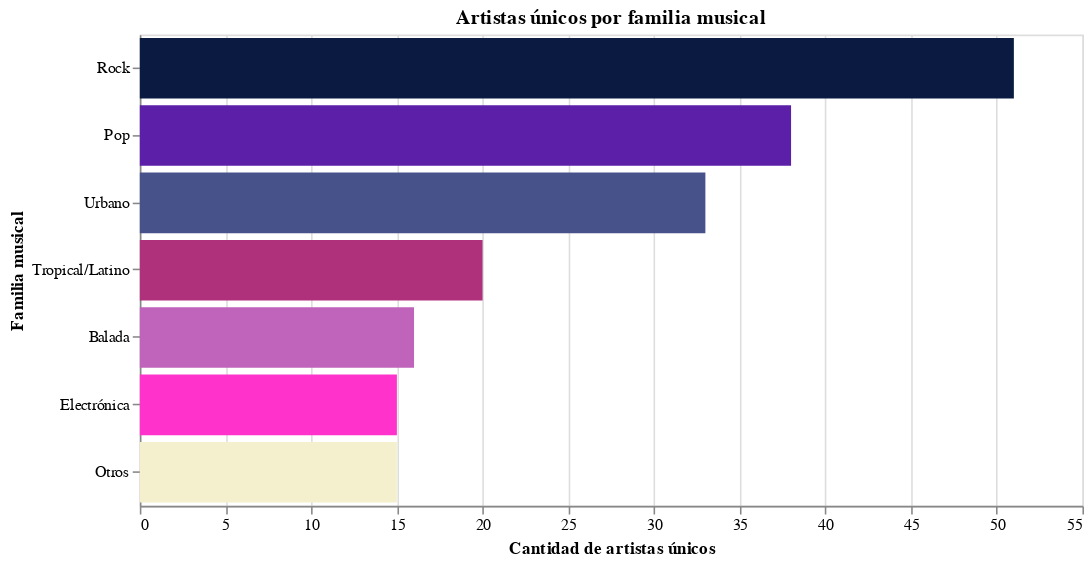

Notebook cell for this chart:
### Code cell
import pandas as pd
import altair as alt

# Cargar datos
source = pd.read_csv('/content/drive/MyDrive/concierto_database_limpia_2.csv', delimiter=';')

# Formatear fechas y eliminar cancelados
source['Fecha'] = pd.to_datetime(source['Fecha'], format='%d-%m-%Y', errors='coerce')
source = source[source['Cancelado'] != 1]

# Clasificación
def clasificar_familia(genero):
    g = str(genero).lower().strip()
    if g in ['reggaeton', 'trap', 'rap', 'hip hop', 'urbana']:
        return 'Urbano'
    elif g in ['rock', 'rock & roll', 'metal', 'heavy metal', 'punk']:
        return 'Rock'
    elif g in ['pop', 'pop balada', 'pop rock', 'trippy pop', 'k-pop']:
        return 'Pop'
    elif g in ['balada']:
        return 'Balada'
    elif g in ['electronica', 'disco']:
        return 'Electrónica'
    elif g in ['salsa', 'cumbia', 'mariachi', 'ranchera', 'vallenato', 'rumba', 'ska', 'reggae']:
        return 'Tropical/Latino'
    else:
        return 'Otros'

# Aplicar clasificación
source['Familia_musical'] = source['Genero_musical'].apply(clasificar_familia)

# Quitar duplicados para que cada artista cuente una sola vez por familia musical
artistas_unicos = source[['Artista', 'Familia_musical']].drop_duplicates()

# Contar artistas únicos por familia musical
conteo_familias = artistas_unicos.groupby('Familia_musical').size().reset_index(name='Cantidad')

# Ordenar con "Otros" al final
conteo_familias['orden'] = conteo_familias['Familia_musical'].apply(lambda x: 99 if x == 'Otros' else 0)
conteo_familias = conteo_familias.sort_values(['orden', 'Cantidad'], ascending=[True, False]).drop(columns='orden')

colores = ['#080D21', '#46007E', '#3F4270', '#A20264', '#A34EA0', '#FF05BB', '#F4F0CD']

# Crear un diccionario con las familias y los géneros que agrupan
familias_generos = {
    'Urbano': ['reggaeton', 'trap', 'rap', 'hip hop', 'urbana'],
    'Rock': ['rock', 'rock & roll', 'metal', 'heavy metal', 'punk'],
    'Pop': ['pop', 'pop balada', 'pop rock', 'trippy pop', 'k-pop'],
    'Balada': ['balada'],
    'Electrónica': ['electronica', 'disco'],
    'Tropical/Latino': ['salsa', 'cumbia', 'mariachi', 'ranchera', 'vallenato', 'rumba', 'ska', 'reggae', 'folclore chileno'],
    'Otros': ['r&b', 'soul','clasica','cuarteto', 'instrumental',  'infantil']
}

# Añadir columna con géneros como string separados por coma
conteo_familias['Géneros agrupados'] = conteo_familias['Familia_musical'].map(
    lambda f: ', '.join(familias_generos.get(f, []))
)
# Ordenar conteo_familias por cantidad descendente
conteo_familias = conteo_familias.sort_values('Cantidad', ascending=False).reset_index(drop=True)

# Obtener el orden de las familias musicales (según cantidad)
orden_familias = conteo_familias['Familia_musical'].tolist()

# Asignar colores según ese orden (considerando que tienes tantos colores como familias)
colores_ordenados = ['#0A1A40', '#5B1FA8', '#47528B', '#B0317B', '#C063BA', '#FF33CC', '#F4F0CD']
# Si hay menos familias que colores, corta la lista; si hay más, puedes ajustar o repetir
colores_asignados = colores_ordenados[:len(orden_familias)]

# Mapear familia a color
color_domain = orden_familias
color_range = colores_asignados

chart = alt.Chart(conteo_familias).mark_bar().encode(
    y=alt.Y('Familia_musical:N', sort=orden_familias, title='Familia musical'),
    x=alt.X('Cantidad:Q', title='Cantidad de artistas únicos'),
    color=alt.Color('Familia_musical:N',
                    scale=alt.Scale(domain=color_domain, range=color_range),
                    legend=None),
    tooltip=['Familia_musical', 'Cantidad', 'Géneros agrupados']
).properties(
    width=600,
    height=300,
    title='Artistas únicos por familia musical'
)
chart

### Figure 1 — Vega-Lite specification as saved in the notebook (floating-point values rounded to 4 significant figures)
{"config": {"view": {"continuousWidth": 300, "continuousHeight": 300}}, "data": {"name": "data-2ea1cbe35ecf9c3ca37d3b38d4a0de12"}, "mark": {"type": "bar"}, "encoding": {"color": {"field": "Familia_musical", "legend": null, "scale": {"domain": ["Rock", "Pop", "Urbano", "Tropical/Latino", "Balada", "Electrónica", "Otros"], "range": ["#0A1A40", "#5B1FA8", "#47528B", "#B0317B", "#C063BA", "#FF33CC", "#F4F0CD"]}, "type": "nominal"}, "tooltip": [{"field": "Familia_musical", "type": "nominal"}, {"field": "Cantidad", "type": "quantitative"}, {"field": "Géneros agrupados", "type": "nominal"}], "x": {"field": "Cantidad", "title": "Cantidad de artistas únicos", "type": "quantitative"}, "y": {"field": "Familia_musical", "sort": ["Rock", "Pop", "Urbano", "Tropical/Latino", "Balada", "Electrónica", "Otros"], "title": "Familia musical", "type": "nominal"}}, "height": 300, "title": "Artistas únicos por familia musical", "width": 600, "$schema": "https://vega.github.io/schema/vega-lite/v5.20.1.json", "datasets": {"data-2ea1cbe35ecf9c3ca37d3b38d4a0de12": [{"Familia_musical": "Rock", "Cantidad": 51, "Géneros agrupados": "rock, rock & roll, metal, heavy metal, punk"}, {"Familia_musical": "Pop", "Cantidad": 38, "Géneros agrupados": "pop, pop balada, pop rock, trippy pop, k-pop"}, {"Familia_musical": "Urbano", "Cantidad": 33, "Géneros agrupados": "reggaeton, trap, rap, hip hop, urbana"}, {"Familia_musical": "Tropical/Latino", "Cantidad": 20, "Géneros agrupados": "salsa, cumbia, mariachi, ranchera, vallenato, rumba, ska, reggae, folclore chileno"}, {"Familia_musical": "Balada", "Cantidad": 16, "Géneros agrupados": "balada"}, {"Familia_musical": "Electrónica", "Cantidad": 15, "Géneros agrupados": "electronica, disco"}, {"Familia_musical": "Otros", "Cantidad": 15, "Géneros agrupados": "r&b, soul, clasica, cuarteto, instrumental, infantil"}]}}
